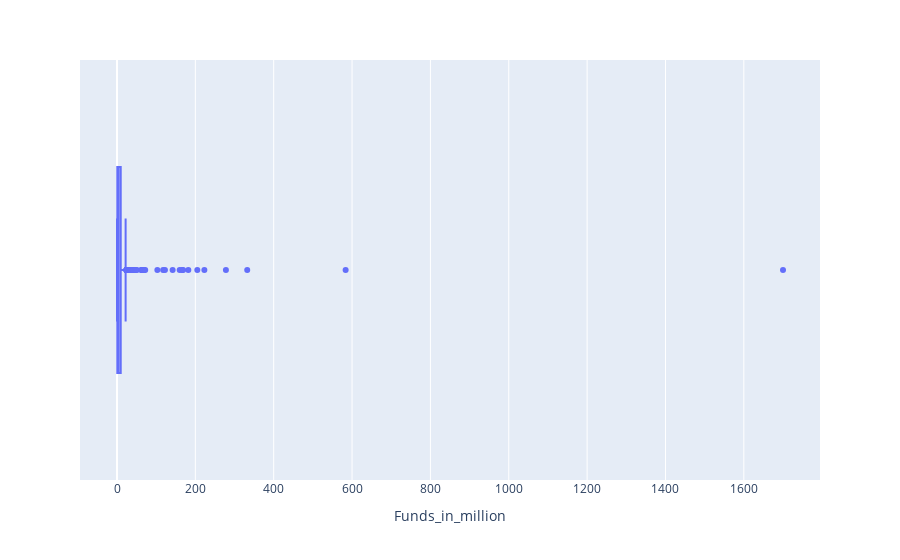

The notebook cell saved with this chart:
### Code cell
import plotly.express as px
px.box(company, x='Funds_in_million')  #IQR 1, and IQR 3 all can be find here.

### Figure 1 — Plotly figure (JSON) as saved in the notebook; plotly's stock layout.template omitted (floating-point values rounded to 4 significant figures; data arrays with more than 128 entries replaced by an {"elided": "..."} marker saying what was removed)
{"data": [{"alignmentgroup": "True", "hovertemplate": "Funds_in_million=%{x}<extra></extra>", "legendgroup": "", "marker": {"color": "#636efa"}, "name": "", "notched": false, "offsetgroup": "", "orientation": "h", "showlegend": false, "type": "box", "x": {"elided": "446 float values"}, "x0": " ", "xaxis": "x", "y0": " ", "yaxis": "y"}], "layout": {"boxmode": "group", "legend": {"tracegroupgap": 0}, "margin": {"t": 60}, "xaxis": {"anchor": "y", "domain": [0, 1], "title": {"text": "Funds_in_million"}}, "yaxis": {"anchor": "x", "domain": [0, 1]}}}
